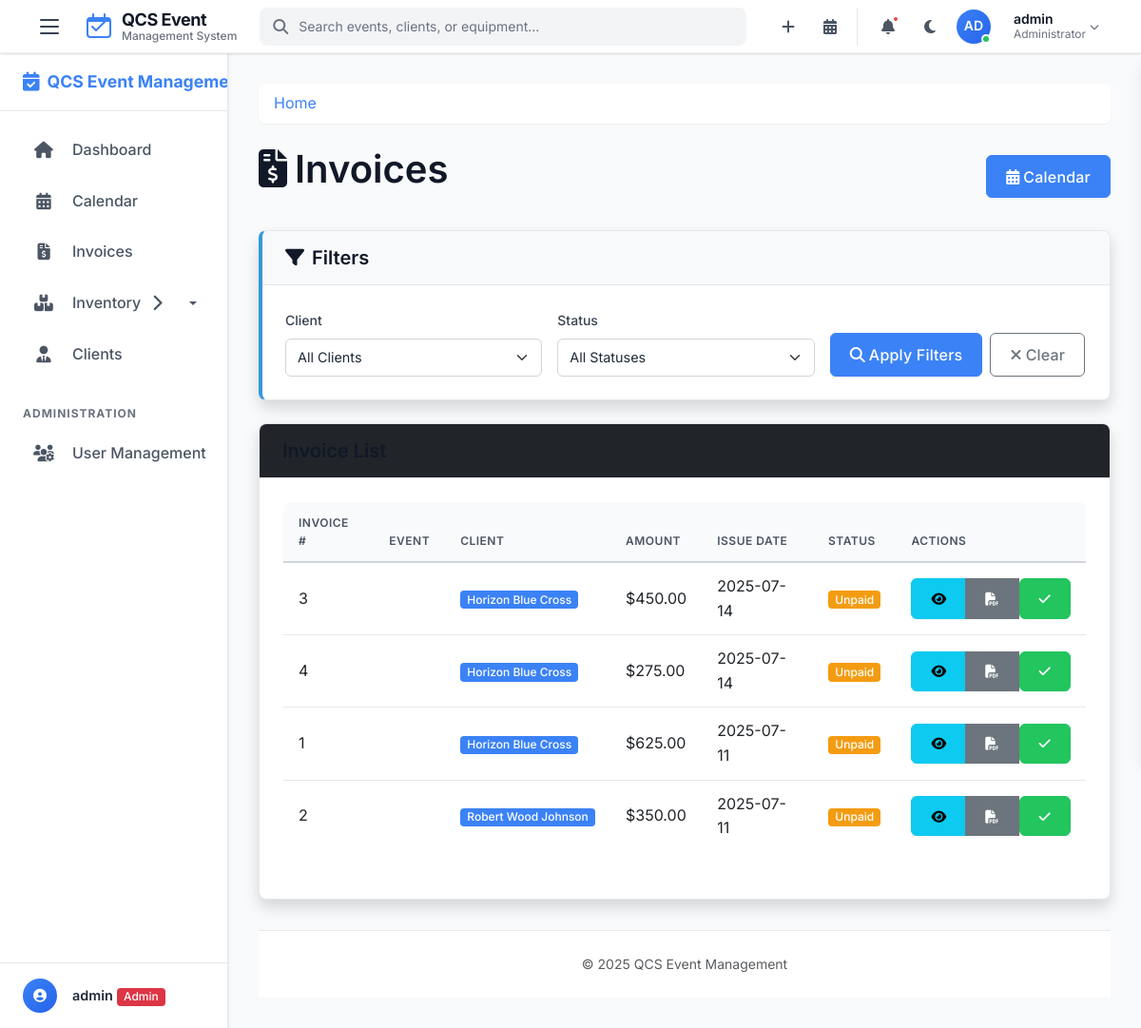
The page /invoices (signed in) on the database its author committed.
### tables this page shows
CREATE TABLE invoices (
    id INTEGER PRIMARY KEY AUTOINCREMENT,
    event_id INTEGER,
    client_id INTEGER,
    amount REAL,
    issue_date TEXT NOT NULL DEFAULT (datetime('now')),
    due_date TEXT,
    status TEXT DEFAULT 'unpaid' CHECK(status IN ('unpaid', 'partial', 'paid', 'overdue')),
    notes TEXT,
    created_by INTEGER,
    last_updated TEXT,
    last_updated_by INTEGER,
    FOREIGN KEY (event_id) REFERENCES events(event_id),
    FOREIGN KEY (client_id) REFERENCES clients(id),
    FOREIGN KEY (created_by) REFERENCES users(id),
    FOREIGN KEY (last_updated_by) REFERENCES users(id)
);

CREATE TABLE clients (
    id INTEGER PRIMARY KEY AUTOINCREMENT,
    name TEXT NOT NULL,
    color TEXT NOT NULL,
    contact_person TEXT,
    phone TEXT,
    email TEXT,
    address TEXT,
    city TEXT,
    state TEXT,
    zip TEXT,
    notes TEXT,
    preferences TEXT,
    created_at TEXT NOT NULL DEFAULT (datetime('now')),
    created_by INTEGER,
    FOREIGN KEY (created_by) REFERENCES users(id)
);

### app.py (the view)
@app.route('/invoices')
@login_required
def invoices():
    db = get_db()
    invoices_list = db.execute(
        '''SELECT i.*, c.name as client_name, e.event_name
           FROM invoices i
           JOIN clients c ON i.client_id = c.id
           LEFT JOIN events e ON i.event_id = e.event_id
           ORDER BY i.issue_date DESC'''
    ).fetchall()
    return render_template('invoices.html', invoices=invoices_list)

### app.py (called while the page is built)
@app.after_request
def add_security_headers(response):
    response.headers['X-Content-Type-Options'] = 'nosniff'
    response.headers['X-Frame-Options'] = 'DENY'
    response.headers['X-XSS-Protection'] = '1; mode=block'
    response.headers['Strict-Transport-Security'] = 'max-age=31536000; includeSubDomains'
    return response

### helpers.py (called while the page is built)
def get_db():
    if 'db' not in g:
        g.db = sqlite3.connect(
            current_app.config['DATABASE'],
            detect_types=sqlite3.PARSE_DECLTYPES
        )
        g.db.row_factory = sqlite3.Row
    return g.db

def login_required(f):
    @wraps(f)
    def decorated_function(*args, **kwargs):
        if 'user_id' not in session:
            if request.path.startswith('/api/') or request.is_json or request.headers.get('X-Requested-With') == 'XMLHttpRequest':
                return jsonify({'error': 'Authentication required'}), 401
            else:
                flash('Please log in first', 'warning')
                return redirect(url_for('login'))
        return f(*args, **kwargs)
    return decorated_function

### templates/invoices.html (shortened to what this page needs)
{% extends 'layout.html' %}
{% block content %}
<div class="d-flex justify-content-between align-items-center mb-4">
    <h1><i class="fas fa-file-invoice-dollar me-2"></i>Invoices</h1>
    <a href="{{ url_for('calendar.calendar') }}" class="btn btn-primary">
        <i class="fas fa-calendar-alt me-1"></i>Calendar
    </a>
</div>
<div class="card shadow mb-4 filter-card">
    <div class="card-header bg-light">
        <h5 class="mb-0"><i class="fas fa-filter me-2"></i>Filters</h5>
    </div>
    <div class="card-body">
        <form method="get" class="row g-3">
            <div class="col-md-4">
                <label for="client" class="form-label">Client</label>
                <select class="form-select" id="client" name="client">
                    <option value="">All Clients</option>
                </select>
            </div>
            <div class="col-md-4">
                <label for="status" class="form-label">Status</label>
                <select class="form-select" id="status" name="status">
                    <option value="">All Statuses</option>
                </select>
            </div>
            <div class="col-md-4 d-flex align-items-end">
                <button type="submit" class="btn btn-primary">
                    <i class="fas fa-search me-1"></i>Apply Filters
                </button>
                <a href="{{ url_for('calendar.invoices') }}" class="btn btn-outline-secondary ms-2">
                    <i class="fas fa-times me-1"></i>Clear
                </a>
            </div>
        </form>
    </div>
</div>
<div class="card shadow">
    <div class="card-header bg-dark text-white">
        <h5 class="mb-0">Invoice List</h5>
    </div>
    <div class="card-body">
        {% if invoices %}
        <div class="table-responsive">
            <table class="table table-hover">
                <thead>
                    <tr>
                        <th>Invoice #</th>
                        <th>Event</th>
                        <th>Client</th>
                        <th>Amount</th>
                        <th>Issue Date</th>
                        <th>Status</th>
                        <th>Actions</th>
                    </tr>
                </thead>
                <tbody>
                    {% for invoice in invoices %}
                    <tr class="invoice-{{ invoice.status }}">
                        <td>{{ invoice.id }}</td>
                        <td>
                        </td>
                        <td>
                            <span class="badge client-badge" data-color="{{ invoice.client_color }}">
                                {{ invoice.client_name }}
                            </span>
                        </td>
                        <td>${{ "%.2f"|format(invoice.amount) }}</td>
                        <td>{{ invoice.issue_date }}</td>
                        <td>
                            <span class="badge badge-status">
                                {{ invoice.status|capitalize }}
                            </span>
                        </td>
                        <td>
                            <div class="btn-group">
                                <a href="{{ url_for('calendar.view_invoice', invoice_id=invoice.id) }}" class="btn btn-sm btn-info">
                                    <i class="fas fa-eye"></i>
                                </a>
                                <a href="{{ url_for('calendar.generate_invoice_pdf', invoice_id=invoice.id) }}" class="btn btn-sm btn-secondary">
                                    <i class="fas fa-file-pdf"></i>
                                </a>
                                {% if invoice.status == 'unpaid' %}
                                <form action="{{ url_for('calendar.mark_invoice_paid', invoice_id=invoice.id) }}" method="post">
                                    <button type="submit" class="btn btn-sm btn-success">
                                        <i class="fas fa-check"></i>
                                    </button>
                                </form>
                                {% endif %}
                            </div>
                        </td>
                    </tr>
                    {% endfor %}
                </tbody>
            </table>
        </div>
        {% endif %}
    </div>
</div>
{% endblock %}

### templates/invoices.html (style rules this page uses)
.filter-card { border-left: 4px solid #3498db; }
.invoice-unpaid .badge-status { background-color: #f39c12; }

### rows shown on the page
invoices: id "3", client_name "Horizon Blue Cross", amount "450.00", issue_date "2025-07-14", status "Unpaid"
invoices: id "4", client_name "Horizon Blue Cross", amount "275.00", issue_date "2025-07-14", status "Unpaid"
invoices: id "1", client_name "Horizon Blue Cross", amount "625.00", issue_date "2025-07-11", status "Unpaid"
invoices: id "2", client_name "Robert Wood Johnson", amount "350.00", issue_date "2025-07-11", status "Unpaid"

### other values the page prints
{{ session.username[:2].upper() }} "AD"
{{ session.username }} "admin"
